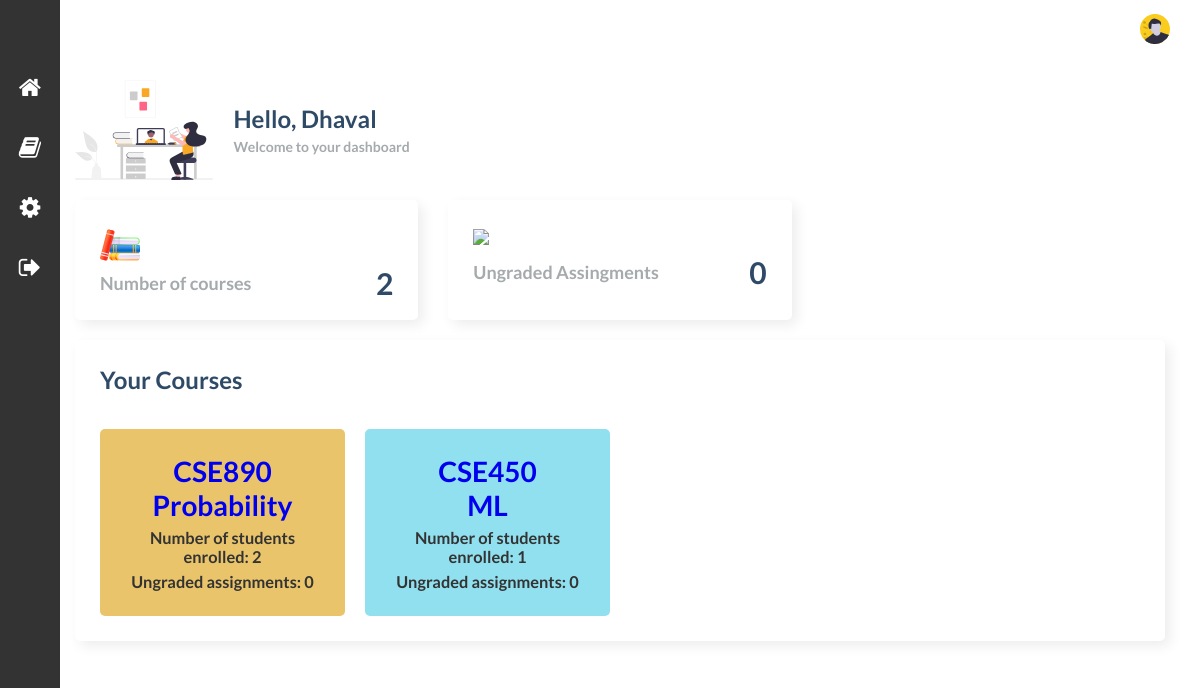
The app's page /faculty_dashboard/ (signed in) with its own data.
### lms/models.py (models this page shows, shortened)
class Faculty(models.Model):
    class Meta:
        verbose_name_plural = 'Faculty Information'
    f_name = models.CharField(max_length=50)
    l_name = models.CharField(max_length=50)
    f_id = models.CharField(max_length=10)
    email_id = models.EmailField(max_length=50)
    def __str__(self):
        return self.email_id

class Faculty_Course(models.Model):
    course_id = models.CharField(max_length=50)
    course_enrollment_year = models.DateField(default=timezone.now)
    email = models.CharField(max_length=50)
    class Meta:
        verbose_name_plural = 'Faculty Course Information'
        unique_together = (('course_id', 'email', 'course_enrollment_year'),)

class Course(models.Model):
    course_id = models.CharField(primary_key=True,max_length=10, null=False)
    course_name = models.CharField(max_length=50, null=False)
    course_details = models.CharField(max_length=500, null=False)
    professor_id = models.ForeignKey(Faculty, on_delete=models.CASCADE,null=False)
    course_credits = models.FloatField(null=False)
    class Meta:
        verbose_name_plural = 'Course Information'
        unique_together = (('course_id', 'professor_id', 'course_name'),)

### lms/views.py (the view)
# urls.py: path('faculty_dashboard/', views.faculty_dashboard, name='faculty_dashboard'),
@login_required(login_url='login')
def faculty_dashboard(request):
    fac_info = Faculty.objects.get(email_id=request.user)
    fac_course_info = Faculty_Course.objects.filter(email=fac_info)
    course = []
    no_of_course = 0
    ungraded_assignments = 0
    no_of_students = []
    for i in fac_course_info:
        cn = Course.objects.filter(course_id=i.course_id)
        total_assign = Student_Assignment.objects.filter(course_id=i.course_id).count()
        graded_assign = Student_Grade.objects.filter(course_id=i.course_id).count()
        ungraded_assignments = ungraded_assignments + (total_assign - graded_assign)
        due = total_assign - graded_assign
        for j in cn:
            total_stu = Student_Course.objects.filter(course_id=i.course_id).count()
            data = {"course_id": i.course_id,
                    "course_name": j.course_name,
                    "course_count": total_stu,
                    "due": due
                    }
            course.append(data)
            no_of_course = no_of_course + 1
    return render(request, 'lms/faculty_dashboard.html',
                  context={"name": fac_info.f_name, "course": course, "no_of_course": no_of_course,
                           "total_students": no_of_students, "ungraded_assignments": ungraded_assignments})

### lms/models.py (called while the page is built)
    def __str__(self):
        return self.email

### lms/templates/lms/faculty_dashboard.html (shortened to what this page needs)
{% extends "lms/base.html" %} {% load static %} {% block content %}
    <link rel="stylesheet" type="text/css" href={% static 'css/fac_style.css' %}>
    <div class="main__container">
        <div class="main__title">
            <img src={% static 'css/faculty.svg' %}/>
            <div class="main__greeting">
                <h1>Hello, {{ name }}</h1>
                <p>Welcome to your dashboard</p>
            </div>
        </div>
        <div class="faculty-cards">
            <div class="main__cards">
                <div class="card">
                    <img width="40" src={% static 'css/books.svg' %}/>
                    <div class="card_inner">
                        <p class="text-primary-p">Number of courses</p>
                        <span class="font-bold text-title">{{ no_of_course }}</span>
                    </div>
                </div>
                <div class="card">
                    <img width="35" src={% static 'css/assignment.svg' %}/>
                    <div class="card_inner">
                        <p class="text-primary-p">Ungraded Assingments</p>
                        <span class="font-bold text-title">{{ ungraded_assignments }}</span>
                    </div>
                </div>
            </div>
        </div>
        <div class="charts__right">
            <div class="charts__right__title">
                <h1>Your Courses</h1>
            </div>
            <div class="charts__right__cards">
                {% for i in course %}
                    {% if forloop.counter %}
                        <div class="card1" id="{{ i.course_id }}">
                            <a class="nav-link"
                               href="/static_page/{{ i.course_id }}/{{ i.course_name }}">
                                <h1>{{ i.course_id }}</h1>
                                <h1>{{ i.course_name }}</h1>
                            </a>
                            <h3>Number of students enrolled: {{ i.course_count }}</h3>
                            <h3>Ungraded assignments: {{ i.due }}</h3>
                        </div>
                    {% endif %}
                {% endfor %}
            </div>
        </div>
    </div>
    </div>
{% endblock %}

### lms/static/css/fac_style.css (style rules this page uses)
* { margin: 0; padding: 0; }
body { box-sizing: border-box; font-family: "Lato", sans-serif; }
.text-primary-p { color: #a5aaad; font-size: 18px; font-weight: 700; }
a { text-decoration: none; }
.font-bold { font-weight: 700; font-size: 30px; }
.text-title { color: #2e4a66; }
.main__container { padding: 20px 35px; }
.main__title { display: flex; align-items: center; }
.main__title>img { max-height: 100px; object-fit: contain; margin-right: 20px; }
.main__greeting>h1 { font-size: 24px; color: #2e4a66; margin-bottom: 5px; }
.main__greeting>p { font-size: 14px; font-weight: 700; color: #a5aaad; }
.main__cards { display: grid; grid-template-columns: 1fr 1fr 1fr; gap: 30px; margin: 20px 0; }
.card { display: flex; flex-direction: column; justify-content: space-around; height: 70px; padding: 25px; border-radius: 5px; background: #ffffff; box-shadow: 5px 5px 13px #ededed, -5px -5px 13px #ffffff; }
.card_inner { display: flex; align-items: center; justify-content: space-between; }
.charts__right { padding: 25px; border-radius: 5px; background: #ffffff; box-shadow: 5px 5px 13px #ededed, -5px -5px 13px #ffffff; }
.charts__right__title { display: flex; align-items: center; justify-content: space-between; }
.charts__right__title>h1 { font-size: 24px; color: #2e4a66; margin-bottom: 5px; }
.charts__right__cards { display: grid; grid-template-columns: 1fr 1fr 1fr 1fr; gap: 20px; margin-top: 30px; }
.card1 { background: #d1ecf1; color: #000; text-align: center; padding: 25px; border-radius: 5px; font-size: 14px; }
h3 { color: #333; padding-top: 3%; }

### records on screen
Faculty: f_name "Dhaval"
Faculty_Course: course_id "CSE890"
Course: course_name "Probability"
Faculty_Course: course_id "CSE450"
Course: course_name "ML"

### other values on screen
{{ no_of_course }} "2"
{{ ungraded_assignments }} "0"
{{ i.course_count }} "2" "1"
{{ i.due }} "0" "0"
